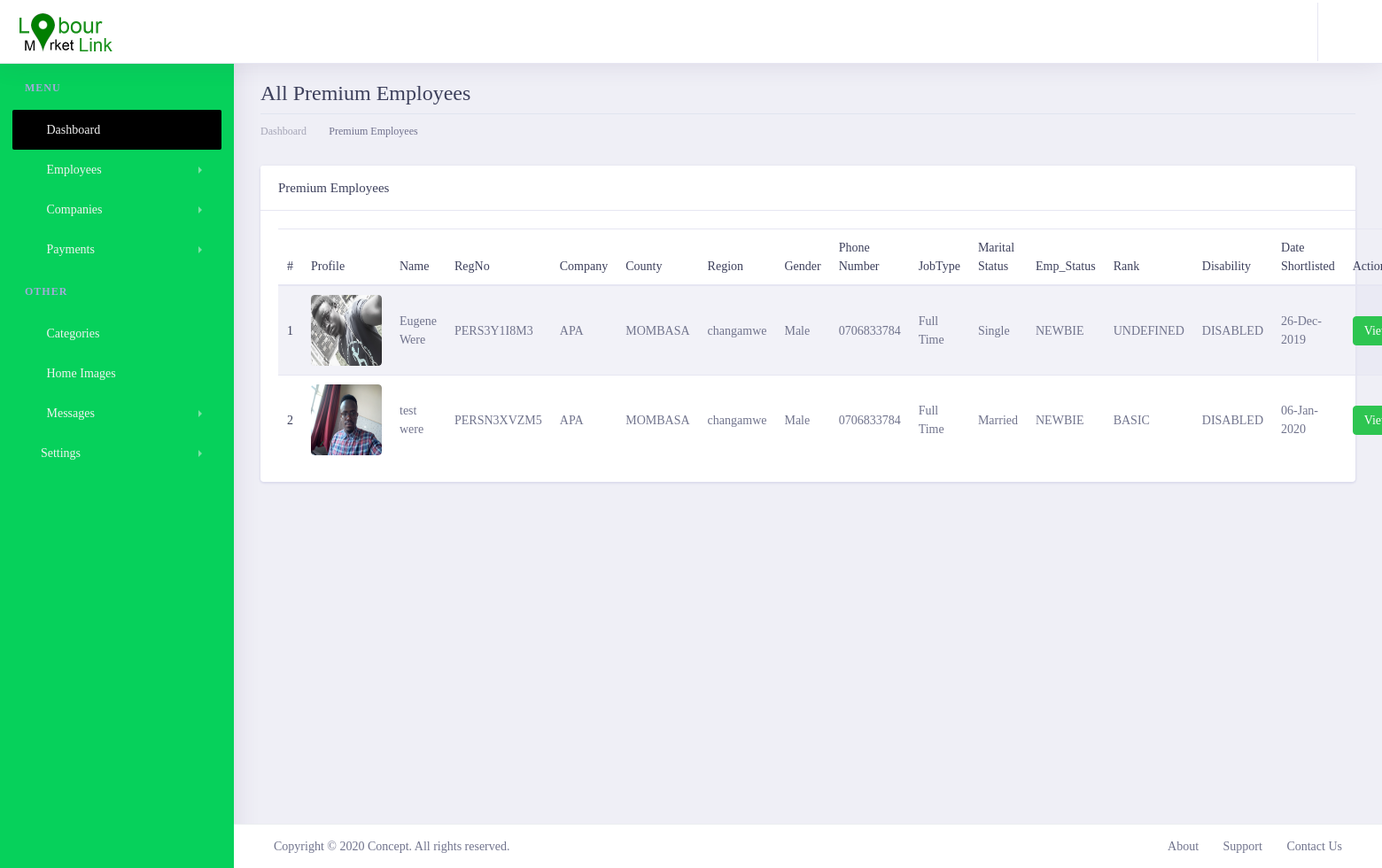
The page /lmladmin/shortlistedemployees/ (signed in) on the database as committed earlier.
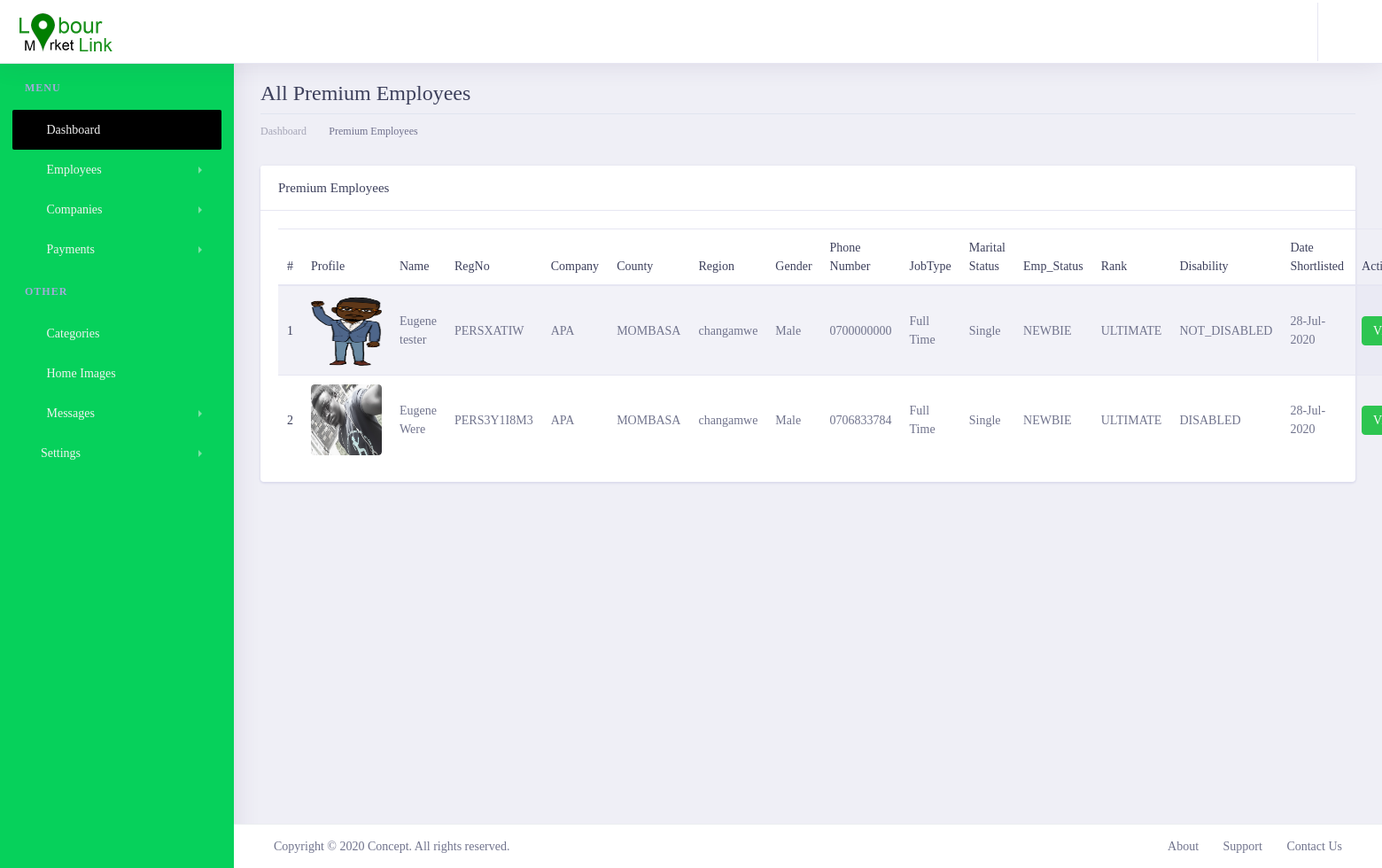
The same page on the database as committed later.
### lmlappadmin/models.py (models this page shows, shortened)
class CompanyShortlistCustomers(models.Model):
    company = models.ForeignKey(Company, on_delete=models.CASCADE)
    customer = models.ForeignKey(Customer, on_delete=models.CASCADE)
    SHORTLIST_STATUS = {
        ('SHORTLISTED', 'Shortlisted'),
        ('UNSHORTLISTED', 'Unshortlisted'),
    }
    payment_status = models.CharField(max_length=200, choices=SHORTLIST_STATUS, default='SHORTLISTED', null=False, blank=False)
    created_at = models.DateTimeField(auto_now_add=True)
    updated_at = models.DateTimeField(auto_now=True)

class Customer(get_user_model()):
    profile_image = models.ImageField(max_length=200, upload_to='customerImages', null=True, blank=True)
    regpayment = models.ForeignKey(CustomerPayments, on_delete=models.CASCADE, null=True, blank=True)
    country = models.CharField(max_length=100,null=False, blank=False)
    county = models.ForeignKey(County, on_delete=models.CASCADE, null=False, blank=False)
    region = models.ForeignKey(Region, on_delete=models.CASCADE, null=False, blank=False)
    gender = models.CharField(max_length=100,null=False, blank=False)
    category = models.ForeignKey(Category, on_delete=models.CASCADE, max_length=200, null=False, blank=False)
    phone_number = models.CharField(max_length=20, null=False, blank=False)
    date_of_birth = models.DateField(default=datetime.datetime.now)
    landmark = models.CharField(max_length=100,null=True, blank=True)
    huduma_no = models.CharField(max_length=100,null=True, blank=True)
    job_type = models.CharField(max_length=200, null=False, blank=False)
    disability = models.TextField(null=True, blank=True)
    marital_status = models.CharField(max_length=100,null=True, blank=True)
    created_at = models.DateTimeField(auto_now_add=True)
    updated_at = models.DateTimeField(auto_now=True)
    biography = models.TextField()
    PERSONNEL_STATUS = {
        ('NEWBIE', 'Newbie'),
        ('REGISTERED_CONFIRMED', 'Registerd_confirmed'),
        ('DEACTIVATED', 'Deactivated'),
    }
    status = models.CharField(choices=PERSONNEL_STATUS, default='NEWBIE', max_length=200, null=False, blank=False)
    RANK_STATUS = {
        ('BASIC', 'Basic'),
        ('PREMIUM', 'Premium'),
        ('ULTIMATE', 'Ultimate'),
    }
    rank_status = models.CharField(choices=RANK_STATUS, default='BASIC', max_length=200, null=False, blank=False)
    DISABILITY_STATUS=[
        ('DISABLED','Disabled'),
        ('NOT_DISABLED','Not_Disabled')
    ]
    disability_status =models.CharField(choices=DISABILITY_STATUS, default='NOT_DISABLED', max_length=200, null=True, blank=False)
    class Meta:
        verbose_name = 'Customer'
        verbose_name_plural = 'Customers'
    @property
    def customer_reg_no(self):
        regno = CustomerRegNo.objects.filter(customer=self).first()
        if regno:
            return regno.personel_reg_no
        else:
            return 'NO_REGNO_ON_THIS_GUY'

class CustomerRegNo(models.Model):
    customer = models.ForeignKey(Customer, on_delete=models.CASCADE)
    personel_reg_no = models.CharField(max_length=100, null=False, blank=False, unique=True)
    created_at = models.DateTimeField(auto_now_add=True)
    updated_at = models.DateTimeField(auto_now=True)

class Company(get_user_model()):
    logo = models.ImageField(max_length=200, upload_to='employerlogo', null=True, blank=True)
    regpayment = models.ForeignKey(CompanyRegistrationPayment, on_delete=models.CASCADE, null=True, blank=True)
    category = models.ForeignKey(Category, on_delete=models.CASCADE, max_length=200, null=False, blank=False)
    company_name = models.CharField(max_length=200, null=False, blank=False)
    phone_number = models.CharField(max_length=200, null=False, blank=False, default='0700000000')
    county = models.ForeignKey(County, on_delete=models.CASCADE, null=False, blank=False)
    region = models.ForeignKey(Region, on_delete=models.CASCADE, null=False, blank=False)
    landmark = models.CharField(max_length=100,null=False, blank=False)
    company_motto =models.CharField(max_length=100,null=False, blank=False)
    brief_details = models.TextField()
    bizness_entity_type = models.CharField(max_length=100,null=False, blank=False)
    date_created = models.DateField(default=datetime.datetime.now, null=False, blank=False )
    description = models.TextField()
    website = models.CharField(max_length=100,null=True, blank=True)
    company_email = models.CharField(max_length=100,null=False, blank=False)
    kra_number = models.CharField(max_length=100,null=False, blank=False)
    alphanumeric = RegexValidator(r'^[0-9a-zA-Z]*$', 'Only alphanumeric characters are allowed.')
    bussiness_reg_no = models.CharField(max_length=100,null=True, blank=True,unique=True, validators=[alphanumeric])
    created_at = models.DateTimeField(auto_now_add=True)
    updated_at = models.DateTimeField(auto_now=True)
    COMPANY_STATUS ={
        ('NEWBIE','Newbie'),
        ('REGISTERED_CONFIRMED','Registerd_confirmed'),
        ('DEACTIVATED','Deactivated'),
    }
    status = models.CharField( choices=COMPANY_STATUS, default='NEWBIE', max_length=200, null=False, blank=False)
    RANK_STATUS = {
        ('UNDEFINED','Undefined'),
        ('BASIC','Basic'),
        ('PREMIUM', 'Premium'),
        ('ULTIMATE', 'Ultimate'),
        ('PRO_BASIC', 'Pro_basic'),
        ('PRO_ULTIMATE', 'Pro_ultimate'),
        ('PLATINUM', 'Platinum'),
    }
    rank_status = models.CharField( choices=RANK_STATUS, default='UNDEFINED', max_length=200, null=False, blank=False)
    class Meta:
        verbose_name = 'Employer'
        verbose_name_plural = 'Employers'

class County(models.Model):
    county_number = models.IntegerField(null=False,blank=False)
    county = models.CharField(max_length=200,null=False,blank=False)
    created_at = models.DateTimeField(auto_now_add=True)
    updated_at = models.DateTimeField(auto_now=True)
    def __str__(self):
        return '%s' % (self.county)

class Region(models.Model):
    county_number = models.IntegerField(null=False,blank=False)
    region = models.CharField(max_length=200,null=False,blank=False)
    ward = models.CharField(max_length=200,null=False,blank=False)
    created_at = models.DateTimeField(auto_now_add=True)
    updated_at = models.DateTimeField(auto_now=True)
    def __str__(self):
        return '%s' % (self.region)

### lmlappadmin/views.py (the view)
# urls.py: path('shortlistedemployees/',views.shortlistedemployees, name='shortlistedemployees'),
@login_required()
def shortlistedemployees(request):
    employ = CompanyShortlistCustomers.objects.filter()
    context = {
        'title': 'ShortlistedEmployees',
        'customers': employ,
    }
    return render(request,'employee/shortlistedemployies.html', context)

### lmlapp/templatetags/call_methods.py (called while the page is built)
@register.filter(name='contactushome')
def comments(request):
    contactushome = ContactUsHome.objects.filter(status="UNREAD").order_by("-created_at")
    if contactushome is not None:
        return contactushome
    return False

@register.filter(name='contactushomecount')
def commentscount(request):
    contactushomecount = ContactUsHome.objects.count()
    if contactushomecount > 0:
        return contactushomecount
    return False

### lmlappadmin/templates/employee/shortlistedemployies.html (shortened to what the changed rows need)
{% extends 'admin/layout.html' %}
{% load static %}
{% block content %}
       <div class="dashboard-wrapper ml-0">
            <div class="container-fluid  dashboard-content">
                <div class="row">
                    <div class="col-xl-12 col-lg-12 col-md-12 col-sm-12 col-12">
                        <div class="page-header">
                            <h2 class="pageheader-title"> All Premium Employees</h2>
                        </div>
                    </div>
                </div>
                <div class="row">
                    <div class="col-xl-12 col-lg-12 col-md-12 col-sm-12 col-12">
                            <div class="card">
                                <div class="card-body">
                                    <table class="table table-striped">
                                        <thead>
                                            <tr>
                                                <th scope="col">#</th>
                                                <th scope="col">Profile</th>
                                                <th scope="col">Name</th>
                                                <th scope="col">RegNo</th>
                                                <th scope="col">Company</th>
                                                <th scope="col">County</th>
                                                <th scope="col">Region</th>
                                                <th scope="col">Gender</th>
                                                <th scope="col">Phone Number</th>
                                                <th scope="col">JobType</th>
                                                <th scope="col">Marital Status</th>
                                                <th scope="col">Emp_Status</th>
                                                <th scope="col">Rank</th>
                                                <th scope="col">Disability</th>
                                                <th scope="col">Date Shortlisted</th>
                                                <th scope="col">Action</th>
                                            </tr>
                                        </thead>
                                        <tbody>
                                            {% for employee in customers %}
                                                <tr>
                                                    <th scope="row">{{forloop.counter}}</th>
                                                    <td>
                                                        <div style="width: 80px; height: 80px; overflow: hidden;" class="rounded">
                                                            <img class="w-100 h-100 rounded" src="{{ employee.customer.profile_image.url }}" alt="">
                                                        </div>
                                                    </td>
                                                    <td>{{employee.customer.first_name}} {{ employee.customer.last_name }}</td>
                                                     <td>{{employee.customer.customer_reg_no}}</td>
                                                    <td>{{employee.company.company_name }}</td>
                                                    <td>{{employee.customer.county}}</td>
                                                    <td>{{employee.customer.region}}</td>
                                                    <td>{{employee.customer.gender}}</td>
                                                    <td>{{employee.customer.phone_number}}</td>
                                                    <td>{{employee.customer.job_type }}</td>
                                                    <td>{{employee.customer.marital_status}}</td>
                                                    <td>{{employee.customer.status}}</td>
                                                    <td>{{employee.customer.rank_status}}</td>
                                                    <td>{{employee.customer.disability_status}}</td>
                                                    <td>{{employee.created_at|date:'d-M-Y'}}</td>
                                                    <td>
                                                        <a href="" class="btn btn-success btn-sm rounded">View</a>
                                                    </td>
                                                </tr>
                                            {%  endfor  %}
                                        </tbody>
                                    </table>
                                </div>
                            </div>
                        </div>
                </div>
            </div>
        </div>
{% endblock content %}

Rows that differ between the two databases and show on the page:
removed CompanyShortlistCustomers: customer.profile_image (picture), customer.first_name "Eugene", customer.last_name "Were", customer.customer_reg_no "PERS3Y1I8M3", company.company_name "APA", customer.county "MOMBASA", customer.region "changamwe", customer.gender "Male", customer.phone_number "0706833784", customer.job_type "Full Time", customer.marital_status "Single", customer.status "NEWBIE", customer.rank_status "UNDEFINED", customer.disability_status "DISABLED", created_at "26-Dec-2019"
removed CompanyShortlistCustomers: customer.profile_image (picture), customer.first_name "test", customer.last_name "were", customer.customer_reg_no "PERSN3XVZM5", company.company_name "APA", customer.county "MOMBASA", customer.region "changamwe", customer.gender "Male", customer.phone_number "0706833784", customer.job_type "Full Time", customer.marital_status "Married", customer.status "NEWBIE", customer.rank_status "BASIC", customer.disability_status "DISABLED", created_at "06-Jan-2020"
added CompanyShortlistCustomers: customer.profile_image (picture), customer.first_name "Eugene", customer.last_name "tester", customer.customer_reg_no "PERSXATIW", company.company_name "APA", customer.county "MOMBASA", customer.region "changamwe", customer.gender "Male", customer.phone_number "0700000000", customer.job_type "Full Time", customer.marital_status "Single", customer.status "NEWBIE", customer.rank_status "ULTIMATE", customer.disability_status "NOT_DISABLED", created_at "28-Jul-2020"
added CompanyShortlistCustomers: customer.profile_image (picture), customer.first_name "Eugene", customer.last_name "Were", customer.customer_reg_no "PERS3Y1I8M3", company.company_name "APA", customer.county "MOMBASA", customer.region "changamwe", customer.gender "Male", customer.phone_number "0706833784", customer.job_type "Full Time", customer.marital_status "Single", customer.status "NEWBIE", customer.rank_status "ULTIMATE", customer.disability_status "DISABLED", created_at "28-Jul-2020"
